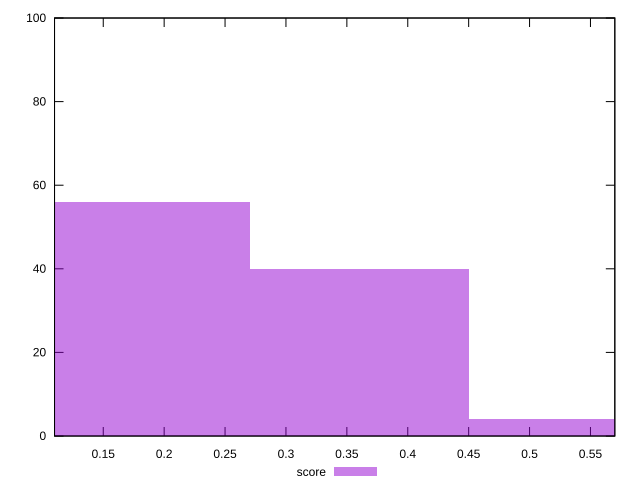

Recreate this plot in gnuplot.
reset

$score <<EOF
0.5406658426464603 4
0.1802219475488201 56
0.3604438950976402 40
EOF

set key outside below
set boxwidth 0.1802219475488201
set xrange [0.11:0.57]
set yrange [0:100]
set trange [0:100]
set style fill transparent solid 0.5 noborder
set terminal svg size 640, 490 enhanced background rgb 'white'
set output "report/report_00029_2021-02-24T13-36-40.390Z/mainthread-work-breakdown/samples/astro/score/histogram.svg"

plot $score title "score" with boxes

reset
